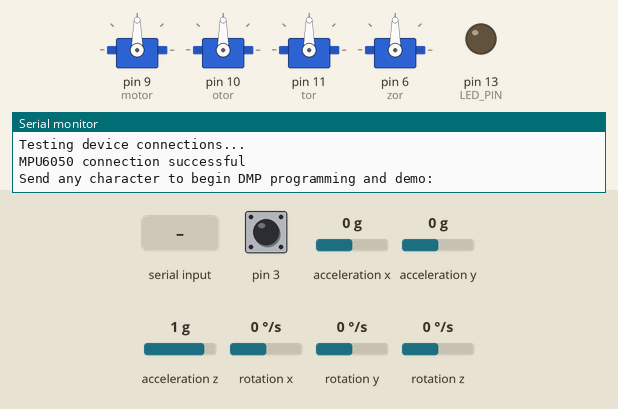
Recording of a sketch running on a simulated Arduino Leonardo, built with avr-gcc and run on an emulated ATmega32U4. Shown: 4 × servo, output pins drawn as LEDs (lit = HIGH), the last lines printed to the serial monitor. Dashed ring = blinking. The test bench sets the inputs (shaded band); at power-on: pin 3 HIGH, acceleration x 0 g, acceleration y 0 g, acceleration z 1 g, rotation x 0 °/s, rotation y 0 °/s, rotation z 0 °/s. The sensor or clock chip raises its interrupt line as the real part does.

Above: at 0.8 s.
0.9 s: "1\n" received over Serial
At 1.47 s:
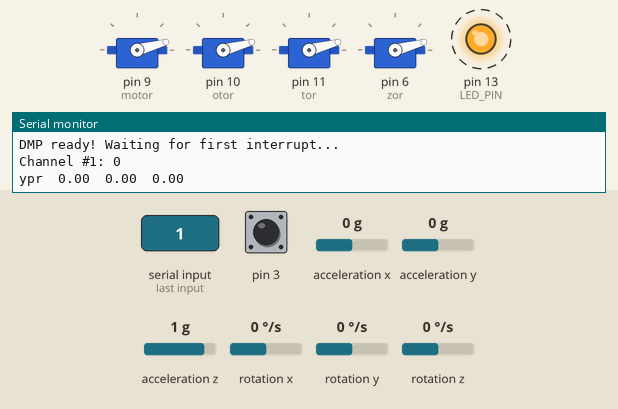
Timing chart, 0 to 9.9 s (numbered marks = the images above; inputs shaded):
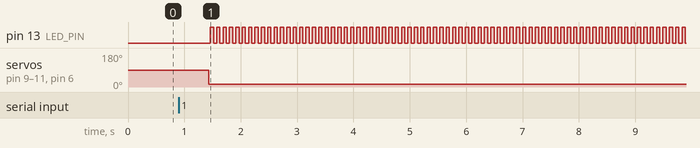

The sketch:

quad2.ino
```cpp
// I2C device class (I2Cdev) demonstration Arduino sketch for MPU6050 class using DMP (MotionApps v2.0)
// 6/21/2012 by Jeff Rowberg <jeff@rowberg.net>
// Updates should (hopefully) always be available at https://github.com/jrowberg/i2cdevlib
//
// Changelog:
//      2013-05-08 - added seamless Fastwire support
//                 - added note about gyro calibration
//      2012-06-21 - added note about Arduino 1.0.1 + Leonardo compatibility error
//      2012-06-20 - improved FIFO overflow handling and simplified read process
//      2012-06-19 - completely rearranged DMP initialization code and simplification
//      2012-06-13 - pull gyro and accel data from FIFO packet instead of reading directly
//      2012-06-09 - fix broken FIFO read sequence and change interrupt detection to RISING
//      2012-06-05 - add gravity-compensated initial reference frame acceleration output
//                 - add 3D math helper file to DMP6 example sketch
//                 - add Euler output and Yaw/Pitch/Roll output formats
//      2012-06-04 - remove accel offset clearing for better results (thanks Sungon Lee)
//      2012-06-01 - fixed gyro sensitivity to be 2000 deg/sec instead of 250
//      2012-05-30 - basic DMP initialization working

/* ============================================
I2Cdev device library code is placed under the MIT license
Copyright (c) 2012 Jeff Rowberg

Permission is hereby granted, free of charge, to any person obtaining a copy
of this software and associated documentation files (the "Software"), to deal
in the Software without restriction, including without limitation the rights
to use, copy, modify, merge, publish, distribute, sublicense, and/or sell
copies of the Software, and to permit persons to whom the Software is
furnished to do so, subject to the following conditions:

The above copyright notice and this permission notice shall be included in
all copies or substantial portions of the Software.

THE SOFTWARE IS PROVIDED "AS IS", WITHOUT WARRANTY OF ANY KIND, EXPRESS OR
IMPLIED, INCLUDING BUT NOT LIMITED TO THE WARRANTIES OF MERCHANTABILITY,
FITNESS FOR A PARTICULAR PURPOSE AND NONINFRINGEMENT. IN NO EVENT SHALL THE
AUTHORS OR COPYRIGHT HOLDERS BE LIABLE FOR ANY CLAIM, DAMAGES OR OTHER
LIABILITY, WHETHER IN AN ACTION OF CONTRACT, TORT OR OTHERWISE, ARISING FROM,
OUT OF OR IN CONNECTION WITH THE SOFTWARE OR THE USE OR OTHER DEALINGS IN
THE SOFTWARE.
===============================================
*/

// I2Cdev and MPU6050 must be installed as libraries, or else the .cpp/.h files
// for both classes must be in the include path of your project
#include "I2Cdev.h"

#include "MPU6050_6Axis_MotionApps20.h"
//#include "MPU6050.h" // not necessary if using MotionApps include file

// Arduino Wire library is required if I2Cdev I2CDEV_ARDUINO_WIRE implementation
// is used in I2Cdev.h
#if I2CDEV_IMPLEMENTATION == I2CDEV_ARDUINO_WIRE
    #include "Wire.h"
#endif

// class default I2C address is 0x68
// specific I2C addresses may be passed as a parameter here
// AD0 low = 0x68 (default for SparkFun breakout and InvenSense evaluation board)
// AD0 high = 0x69
MPU6050 mpu;
//MPU6050 mpu(0x69); // <-- use for AD0 high

/* =========================================================================
   NOTE: In addition to connection 3.3v, GND, SDA, and SCL, this sketch
   depends on the MPU-6050's INT pin being connected to the Arduino's
   external interrupt #0 pin. On the Arduino Uno and Mega 2560, this is
   digital I/O pin 2.
 * ========================================================================= */

/* =========================================================================
   NOTE: Arduino v1.0.1 with the Leonardo board generates a compile error
   when using Serial.write(buf, len). The Teapot output uses this method.
   The solution requires a modification to the Arduino USBAPI.h file, which
   is fortunately simple, but annoying. This will be fixed in the next IDE
   release. For more info, see these links:

   http://arduino.cc/forum/index.php/topic,109987.0.html
   http://code.google.com/p/arduino/issues/detail?id=958
 * ========================================================================= */


// uncomment "OUTPUT_READABLE_QUATERNION" if you want to see the actual
// quaternion components in a [w, x, y, z] format (not best for parsing
// on a remote host such as Processing or something though)
//#define OUTPUT_READABLE_QUATERNION

// uncomment "OUTPUT_READABLE_EULER" if you want to see Euler angles
// (in degrees) calculated from the quaternions coming from the FIFO.
// Note that Euler angles suffer from gimbal lock (for more info, see
// http://en.wikipedia.org/wiki/Gimbal_lock)
//#define OUTPUT_READABLE_EULER

// uncomment "OUTPUT_READABLE_YAWPITCHROLL" if you want to see the yaw/
// pitch/roll angles (in degrees) calculated from the quaternions coming
// from the FIFO. Note this also requires gravity vector calculations.
// Also note that yaw/pitch/roll angles suffer from gimbal lock (for
// more info, see: http://en.wikipedia.org/wiki/Gimbal_lock)
#define OUTPUT_READABLE_YAWPITCHROLL

// uncomment "OUTPUT_READABLE_REALACCEL" if you want to see acceleration
// components with gravity removed. This acceleration reference frame is
// not compensated for orientation, so +X is always +X according to the
// sensor, just without the effects of gravity. If you want acceleration
// compensated for orientation, us OUTPUT_READABLE_WORLDACCEL instead.
//#define OUTPUT_READABLE_REALACCEL

// uncomment "OUTPUT_READABLE_WORLDACCEL" if you want to see acceleration
// components with gravity removed and adjusted for the world frame of
// reference (yaw is relative to initial orientation, since no magnetometer
// is present in this case). Could be quite handy in some cases.
//#define OUTPUT_READABLE_WORLDACCEL

// uncomment "OUTPUT_TEAPOT" if you want output that matches the
// format used for the InvenSense teapot demo
//#define OUTPUT_TEAPOT


#define LED_PIN 13 // (Arduino is 13, Teensy is 11, Teensy++ is 6)
bool blinkState = false;

// MPU control/status vars
bool dmpReady = false;  // set true if DMP init was successful
uint8_t mpuIntStatus;   // holds actual interrupt status byte from MPU
uint8_t devStatus;      // return status after each device operation (0 = success, !0 = error)
uint16_t packetSize;    // expected DMP packet size (default is 42 bytes)
uint16_t fifoCount;     // count of all bytes currently in FIFO
uint8_t fifoBuffer[64]; // FIFO storage buffer

// orientation/motion vars
Quaternion q;           // [w, x, y, z]         quaternion container
VectorInt16 aa;         // [x, y, z]            accel sensor measurements
VectorInt16 aaReal;     // [x, y, z]            gravity-free accel sensor measurements
VectorInt16 aaWorld;    // [x, y, z]            world-frame accel sensor measurements
VectorFloat gravity;    // [x, y, z]            gravity vector
float euler[3];         // [psi, theta, phi]    Euler angle container
float ypr[3];           // [yaw, pitch, roll]   yaw/pitch/roll container and gravity vector

// packet structure for InvenSense teapot demo
uint8_t teapotPacket[14] = { '$', 0x02, 0,0, 0,0, 0,0, 0,0, 0x00, 0x00, '\r', '\n' };


// ================================================================
// ===               INTERRUPT DETECTION ROUTINE                ===
// ================================================================

volatile bool mpuInterrupt = false;     // indicates whether MPU interrupt pin has gone high
void dmpDataReady() {
    mpuInterrupt = true;
}


#include <Servo.h>

//#define MAX_SIGNAL 2100
#define MIN_SIGNAL 700

int MAX_SIGNAL;

Servo motor;
Servo otor;
Servo tor;
Servo zor;
// PWM signal arduino pin
int ch1 = 0;
int changech1=0;    // Receiver channel 1 pwm value
int a=0;
int b=0;
int c=0;
// ================================================================
// ===                      INITIAL SETUP                       ===
// ================================================================

void setup() {
  pinMode(3, INPUT);
 Serial.println("Program begin...");
  Serial.println("This program will calibrate the ESC.");

  motor.attach(9);
  otor.attach(10);
  tor.attach(11);
  zor.attach(6);

  Serial.begin(9600);
    // join I2C bus (I2Cdev library doesn't do this automatically)
    #if I2CDEV_IMPLEMENTATION == I2CDEV_ARDUINO_WIRE
        Wire.begin();
        TWBR = 24; // 400kHz I2C clock (200kHz if CPU is 8MHz)
    #elif I2CDEV_IMPLEMENTATION == I2CDEV_BUILTIN_FASTWIRE
        Fastwire::setup(400, true);
    #endif

    // initialize serial communication
    // (115200 chosen because it is required for Teapot Demo output, but it's
    // really up to you depending on your project)
    Serial.begin(115200);
    while (!Serial); // wait for Leonardo enumeration, others continue immediately

    // NOTE: 8MHz or slower host processors, like the Teensy @ 3.3v or Ardunio
    // Pro Mini running at 3.3v, cannot handle this baud rate reliably due to
    // the baud timing being too misaligned with processor ticks. You must use
    // 38400 or slower in these cases, or use some kind of external separate
    // crystal solution for the UART timer.

    // initialize device
    Serial.println(F("Initializing I2C devices..."));
    mpu.initialize();

    // verify connection
    Serial.println(F("Testing device connections..."));
    Serial.println(mpu.testConnection() ? F("MPU6050 connection successful") : F("MPU6050 connection failed"));

    // wait for ready
    Serial.println(F("\nSend any character to begin DMP programming and demo: "));
    while (Serial.available() && Serial.read()); // empty buffer
    while (!Serial.available());                 // wait for data
    while (Serial.available() && Serial.read()); // empty buffer again

    // load and configure the DMP
    Serial.println(F("Initializing DMP..."));
    devStatus = mpu.dmpInitialize();

    // supply your own gyro offsets here, scaled for min sensitivity
    mpu.setXGyroOffset(30);
    mpu.setYGyroOffset(4);
    mpu.setZGyroOffset(11);
    mpu.setZAccelOffset(1788); // 1688 factory default for my test chip

    // make sure it worked (returns 0 if so)
    if (devStatus == 0) {
        // turn on the DMP, now that it's ready
        Serial.println(F("Enabling DMP..."));
        mpu.setDMPEnabled(true);

        // enable Arduino interrupt detection
        Serial.println(F("Enabling interrupt detection (Arduino external interrupt 0)..."));
        attachInterrupt(0, dmpDataReady, RISING);
        mpuIntStatus = mpu.getIntStatus();

        // set our DMP Ready flag so the main loop() function knows it's okay to use it
        Serial.println(F("DMP ready! Waiting for first interrupt..."));
        dmpReady = true;

        // get expected DMP packet size for later comparison
        packetSize = mpu.dmpGetFIFOPacketSize();
    } else {
        // ERROR!
        // 1 = initial memory load failed
        // 2 = DMP configuration updates failed
        // (if it's going to break, usually the code will be 1)
        Serial.print(F("DMP Initialization failed (code "));
        Serial.print(devStatus);
        Serial.println(F(")"));
    }

    // configure LED for output
    pinMode(LED_PIN, OUTPUT);
}


// ================================================================
// ===                    MAIN PROGRAM LOOP                     ===
// ================================================================

void loop() {
  // Read in the length of the signal in microseconds
  changech1 = pulseIn(3, HIGH, 25000);
  if(changech1>ch1)
  {
  MAX_SIGNAL=MAX_SIGNAL+(changech1-ch1);
  motor.writeMicroseconds(MAX_SIGNAL);
  otor.writeMicroseconds(MAX_SIGNAL);
  tor.writeMicroseconds(MAX_SIGNAL);
  zor.writeMicroseconds(MAX_SIGNAL);
  ch1=changech1;
  }
  else if((changech1<ch1))
  {
  MAX_SIGNAL=MAX_SIGNAL-(ch1-changech1);
  motor.writeMicroseconds(MAX_SIGNAL);
  otor.writeMicroseconds(MAX_SIGNAL);
  tor.writeMicroseconds(MAX_SIGNAL);
  zor.writeMicroseconds(MAX_SIGNAL);
    ch1=changech1;}

  if (ch1==0)
    {
  motor.writeMicroseconds(MIN_SIGNAL);
  otor.writeMicroseconds(MIN_SIGNAL);
  tor.writeMicroseconds(MIN_SIGNAL);
  zor.writeMicroseconds(MIN_SIGNAL);
  }

  Serial.print("Channel #1: ");
  Serial.println(ch1);

delay(20);

    // if programming failed, don't try to do anything
    if (!dmpReady) return;

    // wait for MPU interrupt or extra packet(s) available
    while (!mpuInterrupt && fifoCount < packetSize) {
        // other program behavior stuff here
        // .
        // .
        // .
        // if you are really paranoid you can frequently test in between other
        // stuff to see if mpuInterrupt is true, and if so, "break;" from the
        // while() loop to immediately process the MPU data
        // .
        // .
        // .
    }

    // reset interrupt flag and get INT_STATUS byte
    mpuInterrupt = false;
    mpuIntStatus = mpu.getIntStatus();

    // get current FIFO count
    fifoCount = mpu.getFIFOCount();

    // check for overflow (this should never happen unless our code is too inefficient)
    if ((mpuIntStatus & 0x10) || fifoCount == 1024) {
        // reset so we can continue cleanly
        mpu.resetFIFO();
        Serial.println(F("FIFO overflow!"));

    // otherwise, check for DMP data ready interrupt (this should happen frequently)
    } else if (mpuIntStatus & 0x02) {
        // wait for correct available data length, should be a VERY short wait
        while (fifoCount < packetSize) fifoCount = mpu.getFIFOCount();

        // read a packet from FIFO
        mpu.getFIFOBytes(fifoBuffer, packetSize);

        // track FIFO count here in case there is > 1 packet available
        // (this lets us immediately read more without waiting for an interrupt)
        fifoCount -= packetSize;

        #ifdef OUTPUT_READABLE_QUATERNION
            // display quaternion values in easy matrix form: w x y z
            mpu.dmpGetQuaternion(&q, fifoBuffer);
            Serial.print("quat\t");
            Serial.print(q.w);
            Serial.print("\t");
            Serial.print(q.x);
            Serial.print("\t");
            Serial.print(q.y);
            Serial.print("\t");
            Serial.println(q.z);
        #endif

        #ifdef OUTPUT_READABLE_EULER
            // display Euler angles in degrees
            mpu.dmpGetQuaternion(&q, fifoBuffer);
            mpu.dmpGetEuler(euler, &q);
            Serial.print("euler\t");
            Serial.print(euler[0] * 180/M_PI);
            Serial.print("\t");
            Serial.print(euler[1] * 180/M_PI);
            Serial.print("\t");
            Serial.println(euler[2] * 180/M_PI);
        #endif

        #ifdef OUTPUT_READABLE_YAWPITCHROLL
            // display Euler angles in degrees
            mpu.dmpGetQuaternion(&q, fifoBuffer);
            mpu.dmpGetGravity(&gravity, &q);
            mpu.dmpGetYawPitchRoll(ypr, &q, &gravity);
            Serial.print("ypr\t");
            Serial.print(ypr[0] * 180/M_PI);
            Serial.print("\t");
            Serial.print(ypr[1] * 180/M_PI);
            Serial.print("\t");
            Serial.println(ypr[2] * 180/M_PI);
        #endif

        #ifdef OUTPUT_READABLE_REALACCEL
            // display real acceleration, adjusted to remove gravity
            mpu.dmpGetQuaternion(&q, fifoBuffer);
            mpu.dmpGetAccel(&aa, fifoBuffer);
            mpu.dmpGetGravity(&gravity, &q);
            mpu.dmpGetLinearAccel(&aaReal, &aa, &gravity);
            Serial.print("areal\t");
            Serial.print(aaReal.x);
            Serial.print("\t");
            Serial.print(aaReal.y);
            Serial.print("\t");
            Serial.println(aaReal.z);
        #endif

        #ifdef OUTPUT_READABLE_WORLDACCEL
            // display initial world-frame acceleration, adjusted to remove gravity
            // and rotated based on known orientation from quaternion
            mpu.dmpGetQuaternion(&q, fifoBuffer);
            mpu.dmpGetAccel(&aa, fifoBuffer);
            mpu.dmpGetGravity(&gravity, &q);
            mpu.dmpGetLinearAccel(&aaReal, &aa, &gravity);
            mpu.dmpGetLinearAccelInWorld(&aaWorld, &aaReal, &q);
            Serial.print("aworld\t");
            Serial.print(aaWorld.x);
            Serial.print("\t");
            Serial.print(aaWorld.y);
            Serial.print("\t");
            Serial.println(aaWorld.z);
        #endif

        #ifdef OUTPUT_TEAPOT
            // display quaternion values in InvenSense Teapot demo format:
            teapotPacket[2] = fifoBuffer[0];
            teapotPacket[3] = fifoBuffer[1];
            teapotPacket[4] = fifoBuffer[4];
            teapotPacket[5] = fifoBuffer[5];
            teapotPacket[6] = fifoBuffer[8];
            teapotPacket[7] = fifoBuffer[9];
            teapotPacket[8] = fifoBuffer[12];
            teapotPacket[9] = fifoBuffer[13];
            Serial.write(teapotPacket, 14);
            teapotPacket[11]++; // packetCount, loops at 0xFF on purpose
        #endif

        // blink LED to indicate activity
        blinkState = !blinkState;
        digitalWrite(LED_PIN, blinkState);
    }

}
```

Measured:
- after the input at 0.9 s, pin 13 (LED_PIN): alternates HIGH for 0.06 s and LOW for 0.06 s, starting after 0.56 s; servo on pin 9 (motor), servo on pin 10 (otor), servo on pin 11 (tor), servo on pin 6 (zor): 90° → 15° after 0.53 s
